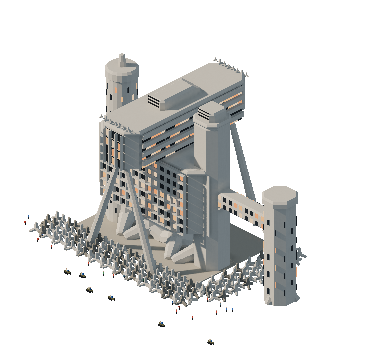
#> input picture concepts/aesthetics/out/h/raw/a_tetrapod.png, 384 x 346 px, given in place of a_blocky.png, which was not available
$ python pixel.py
#> lines starting #> are read from the running program, lines starting #| are printed output that depends on the picture
### experiments/concept-renders/sprites.py
"""
sprites.py - Pillow half of the agent-authored-building pipeline.

    python3 sprites.py

Inputs : out/sprites/*_lo.png (aliased low-res renders, 32 px per tile), *_hi.png (6x, anti-aliased), *_lo.cam.json
Outputs: out/sprites/*_pal.png        palette-locked game assets (kit64, no dither, binary alpha)
         out/p1_sprite_strip.png      3D render -> low-res sprite -> palette-locked sprite at integer upscale (rotation 0)
         out/p2_sprite_rotations.png  the same three stages for all 4 rotations
         out/p3_sprite_sheet.png      final sprite sheet (farm + capsule stack, 4 rotations) with the palette
         out/p4_ingame_mock.png       SC2K-style tile map composed only from palette-locked kit sprites
         out/p5_agent_loop.png        spec excerpt + validator feedback (draft v1 FAIL -> v2 PASS)
         out/p6_palette_compare.png   kit64 lock vs per-sprite adaptive 64 colours vs raw
"""
import json, math, os, subprocess, sys
import numpy as np
from PIL import Image, ImageDraw, ImageFont

HERE = os.path.dirname(os.path.abspath(__file__))
SP = os.path.join(HERE, 'out', 'sprites')
OUT = os.path.join(HERE, 'out')

# ------------------------------------------------------------------------------------------ fonts
# [9 lines left out: function font, not called in this run]


# ------------------------------------------------------------------------------------------ palette
# "kit64": a hand-built 64-colour master palette in the spirit of SC2K's VGA palette (not the original).
# Ramps: neutral greys, warm greys, timber, foliage, water/glass, teal, terracotta, sodium/window warm,
# neon accents, whites.  Every sprite in the game is locked to this one palette.
KIT64 = [
    '0d0e11', '1f2126', '33363c', '4b4e55', '666a70', '858a8f', 'a9adb0', 'd2d5d6',         # greys
    '4a4239', '6b6155', '8f8474', 'b3a794', 'd4c9b4', 'efe7d6',                             # warm greys
    '3b2616', '5a3a20', '7c522c', '9e6c3c', 'bf8a52', 'd9ac74',                             # timber / soil
    '1d2e16', '2c4420', '3d5c29', '4f7532', '648f3c', '7ba84a', '98c15d', 'bddb85',         # foliage
    '142133', '1f3550', '2f4d6e', '44678a', '6285a6', '8aa9c4', 'b8cfe0',                   # blues
    '0f2b2e', '1e4a4f', '32686c', '57908f', '8cbab5',                                       # teal / glass
    '4a1d16', '74302a', '9e4a3a', 'c26a52', 'dd9478',                                       # terracotta
    '7a4a14', 'b06c1c', 'd9902a', 'f2b447', 'fbd57a', 'fff0c0',                             # warm light
    '5a2a4a', '8c3f78', 'c86aa8', 'f0a5d0',                                                 # pinks
    'ff3a50', '3ae6ff', '5aff8c', 'ffe13a',                                                 # neon
    'c69a7a', '7a3f22', 'b8b0d8', 'f4f4f0', 'ffffff',                                       # skin, rust, lavender, whites
]
assert len(KIT64) == 64, len(KIT64)
PAL = np.array([[int(h[i:i + 2], 16) for i in (0, 2, 4)] for h in KIT64], dtype=np.float64)


def srgb_to_lab(rgb):
    c = rgb / 255.0
    c = np.where(c <= 0.04045, c / 12.92, ((c + 0.055) / 1.055) ** 2.4)
    M = np.array([[0.4124, 0.3576, 0.1805], [0.2126, 0.7152, 0.0722], [0.0193, 0.1192, 0.9505]])
    xyz = c @ M.T / np.array([0.95047, 1.0, 1.08883])
    f = np.where(xyz > 0.008856, np.cbrt(xyz), 7.787 * xyz + 16 / 116)
    return np.stack([116 * f[..., 1] - 16, 500 * (f[..., 0] - f[..., 1]), 200 * (f[..., 1] - f[..., 2])], axis=-1)


PAL_LAB = srgb_to_lab(PAL)


def binarize_alpha(im, thr=128):
    a = np.array(im.convert('RGBA'))
    a[..., 3] = np.where(a[..., 3] >= thr, 255, 0)
    return a


def palette_lock(im, pal=PAL, pal_lab=PAL_LAB):
    """Nearest palette colour in CIELAB (no dithering); alpha binarised; returns RGBA Image + index map."""
    a = binarize_alpha(im)
    rgb = a[..., :3].reshape(-1, 3).astype(np.float64)
    lab = srgb_to_lab(rgb)
    d = ((lab[:, None, :] - pal_lab[None, :, :]) ** 2).sum(-1)
    idx = d.argmin(1)
    out = pal[idx].reshape(a.shape[0], a.shape[1], 3).astype(np.uint8)
    res = np.dstack([out, a[..., 3]])
    res[a[..., 3] == 0] = 0
    return Image.fromarray(res, 'RGBA'), idx.reshape(a.shape[:2])


# [22 lines left out: functions adaptive_lock, ncolors, crop_alpha, not called in this run]


def up(im, k):
    return im.resize((im.width * k, im.height * k), Image.NEAREST)


# [24 lines left out: functions checker, on_bg, swatch, not called in this run]


def arrow(d, x0, y, x1, col=(120, 116, 108), w=4):
    d.line([(x0, y), (x1 - 12, y)], fill=col, width=w)
    d.polygon([(x1, y), (x1 - 16, y - 9), (x1 - 16, y + 9)], fill=col)


def load(name, r, kind):
    return Image.open(os.path.join(SP, '%s_r%d_%s.png' % (name, r, kind))).convert('RGBA')


# ------------------------------------------------------------------------------------------ build all palette-locked sprites
# [135 lines left out: functions lock_all, strip, rotations, sheet, not called in this run]


def rowh_of(placed, py):
    return max(s.height for (x, y, s, n, r) in placed if y == py)


# ------------------------------------------------------------------------------------------ p4: in-game mock
# [157 lines left out: functions cam_origin, mock, agent_loop, palette_compare, not called in this run]


# [12 lines that do not run on import are left out]

### experiments/aesthetics/pixel.py
"""pixel.py - palette-lock the aliased renders to the Stratum palette (derived from the layer prototype's colours) and
build the pixel-art panels.  One panel repeats a subject with the SC2K-style kit64 palette for comparison.

    python3 pixel.py
"""
import math, os, sys
sys.dont_write_bytecode = True
import numpy as np
from PIL import Image, ImageDraw, ImageFont

HERE = os.path.dirname(os.path.abspath(__file__))
sys.path.insert(0, os.path.normpath(os.path.join(HERE, '..', 'concept-renders')))
import sprites as SP   # noqa: E402  (read-only reuse: srgb_to_lab, palette_lock, KIT64)

RAW = os.path.join(HERE, 'out', 'h', 'raw')
OUT = os.path.join(HERE, 'out', 'h')

# "stratum72": ramps taken from the Stratum layer prototype (experiments/megastructure-layers/src) plus a cool-white ramp
# for clean interiors and the prototype's own accents (coral cursor, signal yellow, mint, neon).
STRATUM = [
    # warm concrete / ink ramp
    '141312', '1d1915', '2a2724', '3a3835', '4f4a44', '6f695e', '8d877b', '9a9283', 'b2ac9d', 'cec7b5', 'd8d0bf', 'ece2cc', 'f6f1e4',
    # slate deck blues
    '1c2630', '2c3234', '3d4246', '565d61', '5a6b7c', '8796a5', 'a9b8c4',
    # terracotta / brick
    '5a2f22', '784331', '9c5c43', 'b3643c', 'cf8a5e',
    # ochre / sand
    '6e5a3c', '977e56', 'a58c62', 'c3a878', 'ca9c4a', 'e7c77e',
    # sage and foliage greens
    '44503f', '5e6c5b', '83947f', '2f4a24', '3f5f2c', '56733f', '6f9b4a', '8fb85c', 'b6c39b',
    # teal water
    '1f3b39', '23504b', '3f7d73', '6b958b', 'a8c3ba', '6fd0b8',
    # earth strata
    '231c16', '3b3129', '4f3f31', '6d5843', '8a7458',
    # lights at night
    '5a4a2a', 'b08a4e', 'd8a052', 'ffcf73', 'ffe0a0', 'fff4d6',
    # accents
    'ff6b4a', 'f4d35e', 'e8a83c', '9b2e1c', 'c86aa8', '3ae6ff', '2f5da0',
    # clean whites
    'b8c4cc', 'd4dde2', 'eef2f4', 'ffffff', '7b8894', '4a5563',
]
PAL_S = np.array([[int(h[i:i + 2], 16) for i in (0, 2, 4)] for h in STRATUM], dtype=np.float64)
PAL_S_LAB = SP.srgb_to_lab(PAL_S)


def font(size, bold=False):
    for c in (['/Library/Fonts/Roboto-Bold.ttf'] if bold else []) + ['/Library/Fonts/Roboto-Regular.ttf', '/System/Library/Fonts/Helvetica.ttc']:
        if os.path.exists(c):
            return ImageFont.truetype(c, size)
    return ImageFont.load_default()


def lock(name, pal='stratum'):
#> called with name = 'a_blocky', pal = 'stratum'
    im = Image.open(os.path.join(RAW, name + '.png')).convert('RGBA')
#> im is the input picture: PIL image 384x346 RGBA; mean R, G, B, A 39.1, 39.4, 38.5, 73
    if pal == 'stratum':
        out, _ = SP.palette_lock(im, PAL_S, PAL_S_LAB)
#> call 2 of lock, with name = 'a_chamfered', pal = 'stratum'
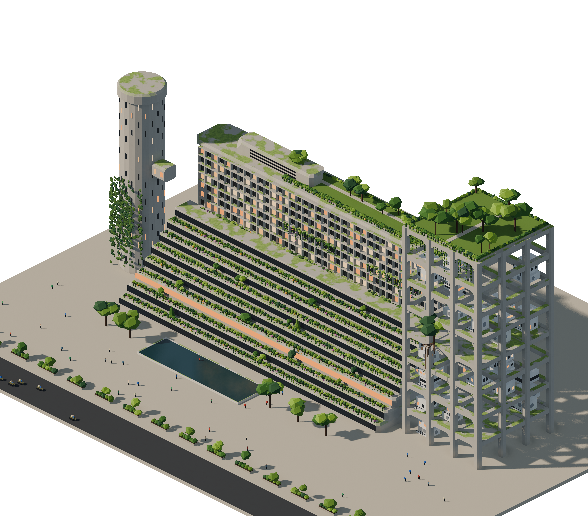
#> input picture concepts/aesthetics/out/h/raw/b_overgrown.png, 588 x 516 px, given in place of a_chamfered.png, which was not available
#> in lock, im is the input picture: PIL image 588x516 RGBA; mean R, G, B, A 70.3, 71.3, 61.9, 146.2
#> in palette_lock (call 2), `out = pal[idx].reshape(a.shape[0], a.shape[1], 3).astype(np.uint8)`:
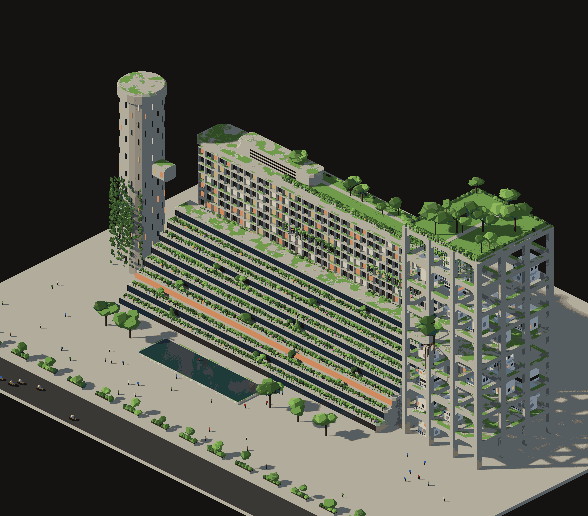
#> out: shape (516, 588, 3); mean R, G, B 78.6, 80.5, 70.6
#> in palette_lock (call 2), `res = np.dstack([out, a[..., 3]])`:
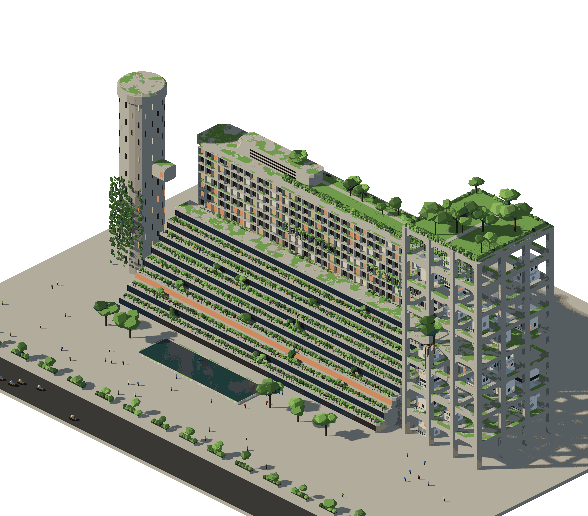
#> res: shape (516, 588, 4); mean R, G, B, A 78.6, 80.5, 70.6, 146.2; transparent parts drawn white
    else:
        out, _ = SP.palette_lock(im)
    return out


def on(im, bg=(46, 44, 41)):
    b = Image.new('RGB', im.size, bg)
    b.paste(im, (0, 0), im)
    return b


def up(im, k):
    return im.resize((im.width * k, im.height * k), Image.NEAREST)


def ncol(im):
    a = np.array(im.convert('RGBA'))
    op = a[a[..., 3] > 0][:, :3]
    return len(np.unique(op, axis=0)) if len(op) else 0


def panel(items, k, title, sub, out, bg=(46, 44, 41), cols=None, crop=True, max_w=2400):
    """items: [(image RGBA, caption)] -> labelled row(s) at integer upscale k."""
#> called with k = 2, bg = (46, 44, 41), crop = True, max_w = 2400
    ims = []
    for im, cap in items:
        if crop and im.mode == 'RGBA':
            bb = im.getbbox()
            if bb:
                im = im.crop((max(0, bb[0] - 4), max(0, bb[1] - 4), min(im.width, bb[2] + 4), min(im.height, bb[3] + 4)))
        ims.append((up(on(im, bg) if im.mode == 'RGBA' else im.convert('RGB'), k), cap))
#> this loop made 3 passes
#> bb on passes 1 to 3: (24, 53, 307, 345), (0, 71, 588, 516), (24, 53, 307, 345)
#> pass 1, in on, `b = Image.new('RGB', im.size, bg)`:
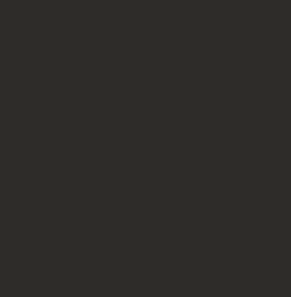
#> b: PIL image 291x297 RGB; mean R, G, B 46, 44, 41
#> pass 2, in on (call 2), `b = Image.new('RGB', im.size, bg)`:
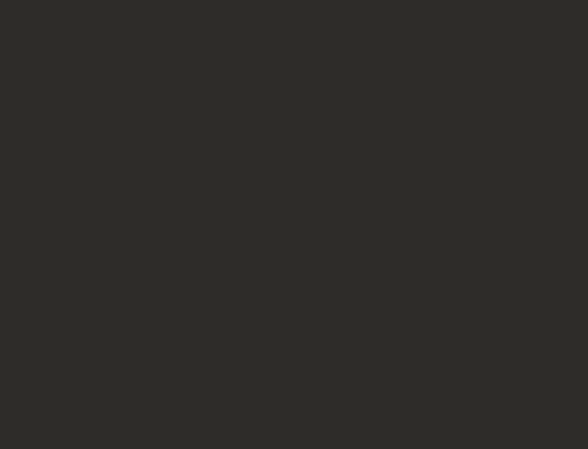
#> b: PIL image 588x449 RGB; mean R, G, B 46, 44, 41
#> after the loop, ims = 3 items
    cols = cols or len(ims)
#> cols = 3
    pad, top, capw = 24, 70, 34
    rows = [ims[i:i + cols] for i in range(0, len(ims), cols)]
#> rows = 1 item
    W = max(sum(i.width for i, _ in r) + pad * (len(r) + 1) for r in rows)
#> W = 2436
    H = top + sum(max(i.height for i, _ in r) + capw + pad for r in rows) + pad
#> H = 1050
    S = Image.new('RGB', (W, H), (27, 27, 26))
    d = ImageDraw.Draw(S)
    d.text((pad, 14), title, fill=(236, 226, 204), font=font(24, True))
    d.text((pad, 44), sub, fill=(160, 152, 138), font=font(15))
    y = top
    for r in rows:
        x = pad
        rh = max(i.height for i, _ in r)
        for im, cap in r:
            S.paste(im, (x, y + (rh - im.height)))
            d.text((x, y + rh + 8), cap, fill=(200, 192, 176), font=font(15))
            x += im.width + pad
        y += rh + capw + pad
#> this loop made 1 pass
#> (rh, y) on pass 1: (898, 1026)
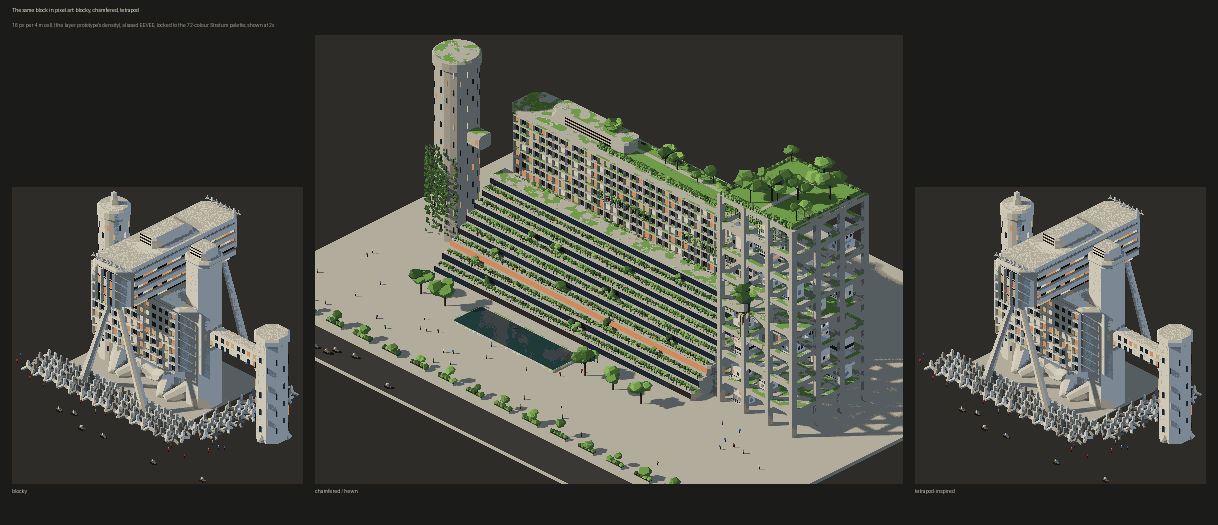
#> S: PIL image 2436x1050 RGB (shown at 1/2 size); mean R, G, B 71.6, 72.3, 66.3
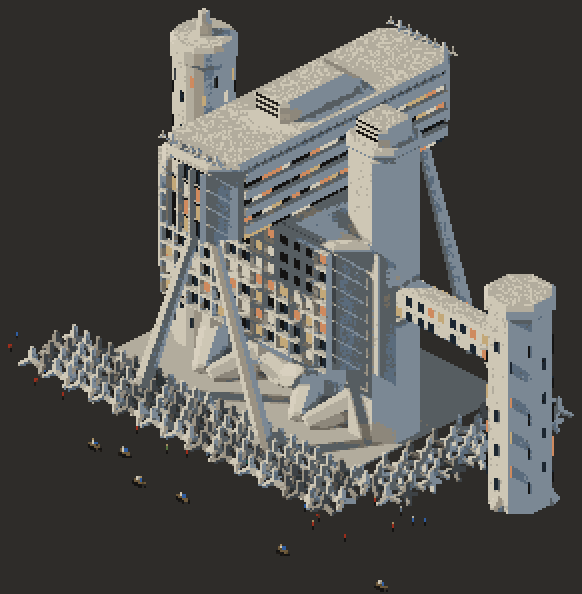
#> im: PIL image 582x594 RGB; mean R, G, B 85.7, 85.4, 82.4
#> after the loop, y = 1026
    if S.width > max_w:
        S = S.resize((max_w, int(S.height * max_w / S.width)), Image.NEAREST)
#> S: PIL image 2400x1034 RGB
    S.save(out)
    print(out, S.size)
#| experiments/aesthetics/out/h/h1_block_pixels.png (2400, 1034)


def main():
    os.makedirs(OUT, exist_ok=True)
    L = lambda n: lock(n)
    # 1. the block, three treatments
    items = [(L('a_blocky'), 'blocky'), (L('a_chamfered'), 'chamfered / hewn'), (L('a_tetrapod'), 'tetrapod-inspired')]
    panel(items, 2, 'The same block in pixel art: blocky, chamfered, tetrapod',
          '16 px per 4 m cell (the layer prototype\'s density), aliased EEVEE, locked to the 72-colour Stratum palette; shown at 2x',
          os.path.join(OUT, 'h1_block_pixels.png'))
    # 2. slopes: rational slopes at two densities
    s16, s32 = L('d_steps16'), L('d_steps32')
    panel([(s16, '16 px / cell: 1:1, 1:2, 2:1 (smooth | stepped)')], 3, 'Grid-rational slopes in 2:1 pixel isometric',
          'a level is set to exactly 8 px, so every slope edge is an integer pixel ratio; stepped versions are terraces of whole levels',
          os.path.join(OUT, 'h2_slopes16.png'))
    panel([(s32, '32 px / cell (zoomed LOD)')], 2, 'The same slopes at 32 px per cell',
          'doubling the density keeps the same grammar: 1:1 faces step 2 px across per 3 px up, 2:1 faces read as long shallow steps',
          os.path.join(OUT, 'h3_slopes32.png'))
    panel([(L('d_wall'), 'battered wall-city, inclined housing plane, bastion')], 2, 'Large-scale diagonals as sprites',
          '1:2 battered face with slot windows, 2:1 inclined plane, 1:3 bastion, 4:1 ramp', os.path.join(OUT, 'h4_wall_pixels.png'))
    # 3. spartan vs overgrown
    panel([(L('b_spartan'), 'spartan concrete'), (L('b_overgrown'), 'brutalism with plants')], 2, 'Spartan vs overgrown, as pixel art',
          'vegetation parts dropped by tag for the spartan version; moss and planting survive the palette lock as clean green ramps',
          os.path.join(OUT, 'h5_green_pixels.png'))
    # 4. LOD: one superblock at 8 / 16 / 32 px per cell
    panel([(L('f_brut08'), '8 px / cell'), (L('f_brut16'), '16 px / cell'), (L('f_brut32'), '32 px / cell')], 1,
          'One superblock at three pixel densities (continuous-zoom LOD)',
          'the same spec rendered at three resolutions; detail that is sub-pixel at 8 px (windows, vines) appears as the zoom closes in',
          os.path.join(OUT, 'h6_lod.png'))
    panel([(L('f_dys16'), 'dystopian'), (L('f_brut16'), 'overgrown brutalist'), (L('f_solar16'), 'solarpunk')], 1,
          'Superblock sprites in the three city styles', '16 px per cell, same camera, one palette', os.path.join(OUT, 'h7_styles.png'))
    # 5. in-game-like crops
    for n, t in (('e_interchange', 'Stack interchange at 16 px per cell'), ('c_gritty', 'Underground section, gritty palette'),
                 ('c_clean', 'Underground section, clean palette'), ('d_shafts', 'Inclined shafts in section')):
        panel([(L(n), '')], 2, t, 'opaque in-game-style crop, palette-locked', os.path.join(OUT, 'h8_%s.png' % n), crop=False)
    # 6. palette comparison: Stratum vs SC2K-style kit64 vs raw
    raw = Image.open(os.path.join(RAW, 'a_chamfered.png')).convert('RGBA')
    kit = lock('a_chamfered', 'kit64')
    st = lock('a_chamfered')
    panel([(raw, 'raw aliased render (%d colours)' % ncol(raw)), (st, 'Stratum palette (%d of %d)' % (ncol(st), len(STRATUM))),
           (kit, 'SC2K-style kit64 palette (%d of 64)' % ncol(kit))], 2, 'Palette comparison',
          'the Stratum palette keeps the warm-concrete / slate / terracotta ramps of the layer prototype; kit64 is the earlier SC2K-flavoured palette',
          os.path.join(OUT, 'h9_palettes.png'))
    # swatch
    sw = Image.new('RGB', (len(STRATUM) * 20, 28), (0, 0, 0))
    d = ImageDraw.Draw(sw)
    for i, h in enumerate(STRATUM):
        d.rectangle([i * 20, 0, i * 20 + 19, 27], fill='#' + h)
    sw.save(os.path.join(OUT, 'h0_palette.png'))


if __name__ == '__main__':
#> (the run stopped early here; a loop or call above may not have finished)
